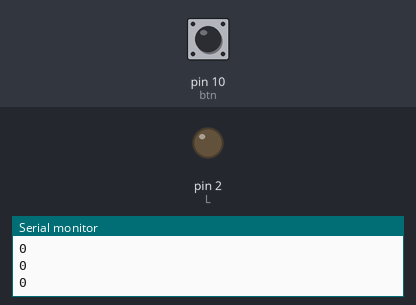
Bench run of a sketch on a simulated Arduino Uno, built with avr-gcc and run on an emulated ATmega328P. Shown: output pins drawn as LEDs (lit = HIGH), the last lines printed to the serial monitor. Inputs (shaded band) come from the test bench; at power-on: pin 10 (btn) LOW.

Above: at 1.2 s.
1.3 s: pin 10 (btn) pulled HIGH for 0.15 s
At 1.4 s:
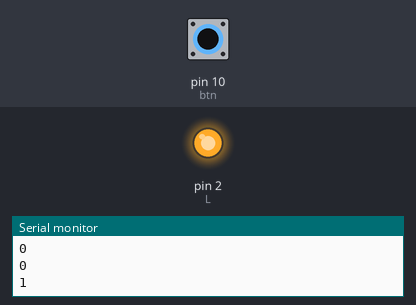
3.0 s: pin 10 (btn) pulled HIGH for 3.2 s
At 6.6 s:
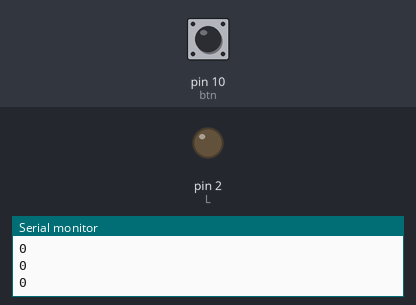
Timing chart, 0 to 8.1 s (numbered marks = the images above; inputs shaded):
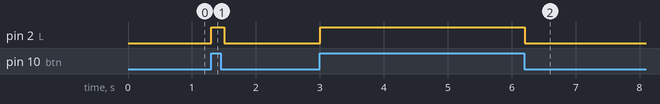

The sketch:

Butaoacendeled.ino
```cpp
#include <stdio.h>
  int  L= 2;
  int btn= 10;
  int var=LOW;


void setup() {
  // put your setup code here, to run once:
  pinMode(L, OUTPUT);
  pinMode(btn, INPUT);
  Serial.begin(9600);
}

void loop() {
  // put your main code here, to run repeatedly:
  var=digitalRead(btn);
  Serial.println(var);
  if(var==HIGH){
    digitalWrite(L, HIGH);
  }
  else{
    digitalWrite(L, LOW);
  }
delay(100);
}
```

Measured:
- after the input at 1.3 s, pin 2 (L): LOW → HIGH at once, → LOW 0.20 s later
- after the input at 3.0 s, pin 2 (L): LOW → HIGH at once, → LOW 3.2 s later
